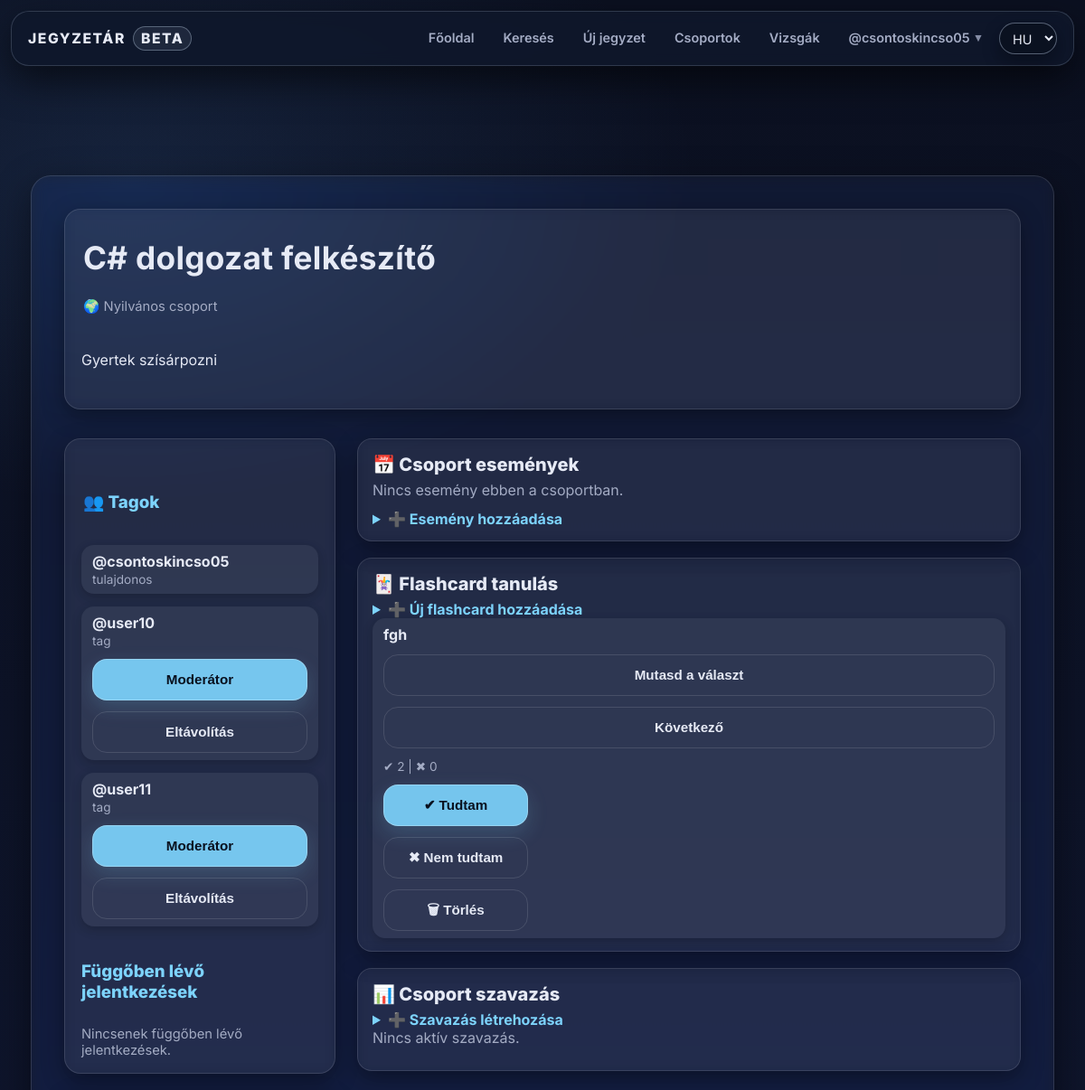
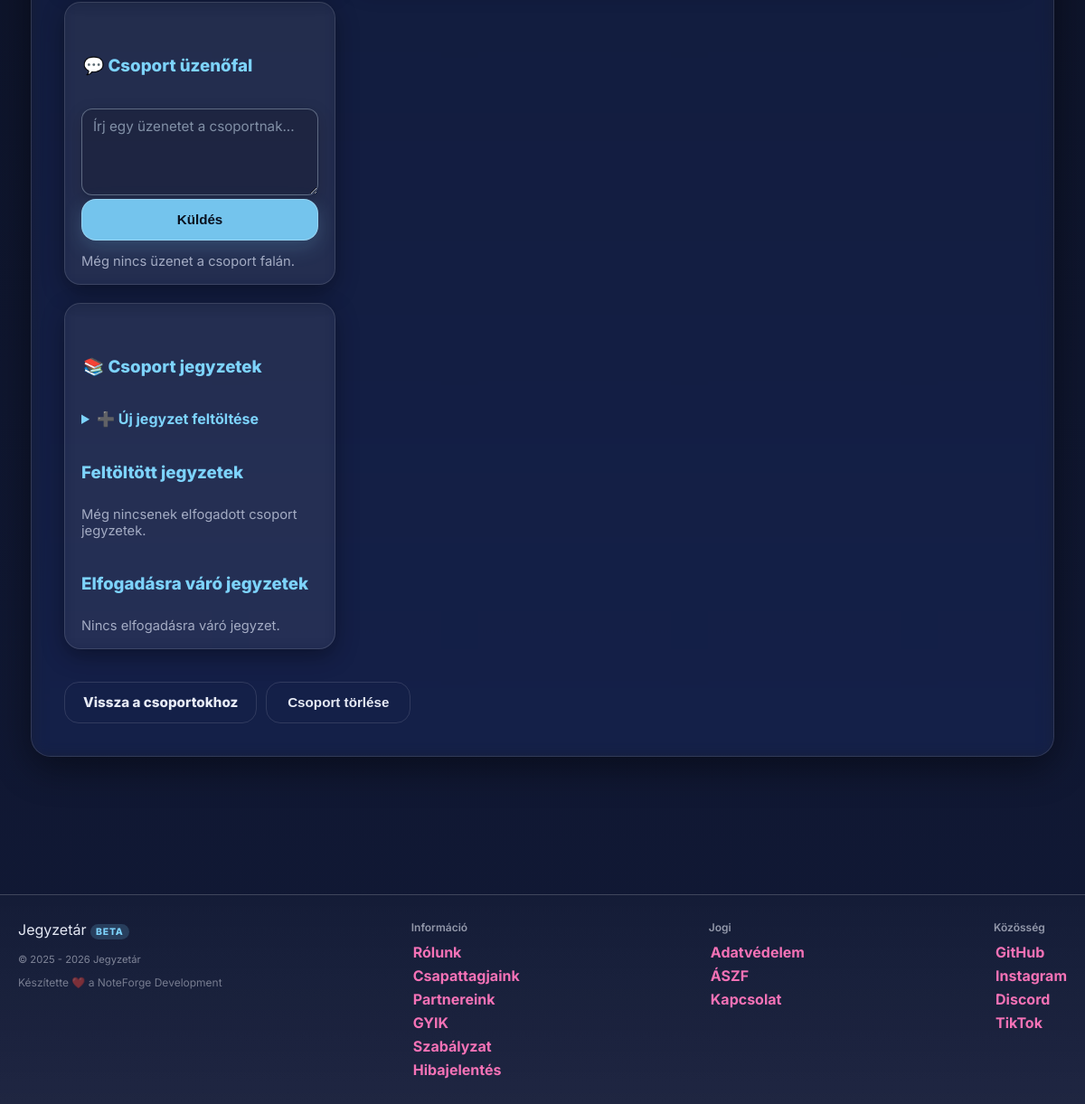
The app's page /group.php?id=2 (signed in) with its own data (2 pictures, top to bottom).
### tables this page shows
CREATE TABLE `users` (
  `id` int(11) NOT NULL,
  `lastname` varchar(100) DEFAULT NULL,
  `firstname` varchar(100) DEFAULT NULL,
  `username` varchar(50) NOT NULL,
  `birthdate` date DEFAULT NULL,
  `gender` varchar(10) DEFAULT NULL,
  `email` varchar(50) NOT NULL,
  `profile_picture` varchar(255) DEFAULT NULL,
  `password` varchar(255) NOT NULL,
  `security_question` varchar(255) NOT NULL,
  `security_answer` varchar(255) NOT NULL,
  `admin` tinyint(1) NOT NULL,
  `teacher` tinyint(1) DEFAULT NULL,
  `registration_date` datetime DEFAULT NULL,
  `language` varchar(5) NOT NULL DEFAULT 'hu',
  `oauth_provider` varchar(20) DEFAULT NULL,
  `oauth_sub` varchar(191) DEFAULT NULL,
  `email_verified` tinyint(1) NOT NULL DEFAULT 0,
  `bio` text DEFAULT NULL,
  `profile_theme` varchar(32) NOT NULL DEFAULT 'default',
  `twofa_enabled` tinyint(1) NOT NULL DEFAULT 0,
  `used_reg_code` varchar(64) DEFAULT NULL,
  `used_reg_code_at` datetime DEFAULT NULL,
  `show_fullname` tinyint(1) NOT NULL DEFAULT 1,
  `show_email` tinyint(1) NOT NULL DEFAULT 0,
  `show_birthdate` tinyint(1) NOT NULL DEFAULT 0
);

CREATE TABLE `groups` (
  `id` int(11) NOT NULL,
  `name` varchar(100) NOT NULL,
  `description` text DEFAULT NULL,
  `owner_id` int(11) NOT NULL,
  `is_private` tinyint(1) NOT NULL DEFAULT 0,
  `created_at` datetime NOT NULL DEFAULT current_timestamp(),
  `reviewed_at` datetime DEFAULT NULL,
  `reviewed_by` int(11) DEFAULT NULL,
  `status` enum('pending','approved','rejected') NOT NULL DEFAULT 'pending'
);

CREATE TABLE `group_members` (
  `id` int(11) NOT NULL,
  `group_id` int(11) NOT NULL,
  `user_id` int(11) NOT NULL,
  `role` enum('owner','moderator','member') NOT NULL DEFAULT 'member',
  `status` enum('accepted','pending') NOT NULL DEFAULT 'accepted',
  `joined_at` datetime NOT NULL DEFAULT current_timestamp()
);

CREATE TABLE `group_flashcards` (
  `id` int(11) NOT NULL,
  `group_id` int(11) NOT NULL,
  `created_by` int(11) NOT NULL,
  `question` text NOT NULL,
  `answer` text NOT NULL,
  `created_at` datetime NOT NULL,
  `correct_count` int(11) NOT NULL DEFAULT 0,
  `wrong_count` int(11) NOT NULL DEFAULT 0
);

### group.php (the view, shortened to what the rows shown need)
<?php
    require "assets/php/db.php";
    require "assets/php/lang.php";
    require_once "assets/php/functions.php";
    require "assets/php/group_init.php";
    require "assets/php/group_actions.php";
    $hiba_uzenet = "";
?>
<!DOCTYPE html>
<html lang="<?= $lang ?>">
<head>
    <link rel="stylesheet" href="assets/css/styles.css">
</head>
<body>
<?php include 'assets/php/navbar.php'; ?>
<div class="content-wrapper">
    <?php include "assets/php/ads.php"; ?>
    <div class="main">
        <section class="card" style="width:100%; max-width:100%; overflow:hidden;">
            <div class="section-titlebar">
                <div>
                    <h1><?= htmlspecialchars($csoport_nev) ?></h1>
                    <p class="entry-meta">
                        <?php if ($privat == 1): ?>
                            🔒 Privát csoport
                        <?php else: ?>
                            🌍 Nyilvános csoport
                        <?php endif; ?>
                    </p>
                </div>
            </div>
            <?php if ($csoport_leiras != ""): ?>
                <p><?= nl2br(htmlspecialchars($csoport_leiras)) ?></p>
            <?php else: ?>
                <p class="entry-meta">Ehhez a csoporthoz még nincs leírás megadva.</p>
            <?php endif; ?>
        </section>
        <div class="layout">
            <div>
                <section class="card" style="width:100%; max-width:100%; overflow:hidden;">
                    <?php if ($hiba_uzenet == "" && ($aktualis_felhasznalo_tag || $aktualis_felhasznalo_tulaj)): ?>
                        <?php
                            $tagok_lekerdezes = db_query(
                                $conn,
                                "SELECT group_members.*, users.username
                                 FROM group_members, users
                                 WHERE group_members.user_id = users.id
                                 AND group_members.group_id = ?
                                 AND group_members.status = 'accepted'",
                                "i",
                                [$csoport_id]
                            );
                        ?>
                        <?php if ($tagok_lekerdezes && $tagok_lekerdezes->num_rows > 0): ?>
                            <div style="display:grid; gap:14px;">
                                <?php while ($egy_tag = $tagok_lekerdezes->fetch_assoc()):
									$tag_id = $egy_tag['user_id'];
									$tag_nev = $egy_tag['username'];
									if ($egy_tag['role'] == "owner") {
										$tag_szerep = "tulajdonos";
									} elseif ($egy_tag['role'] == "moderator") {
										$tag_szerep = "moderátor";
									} else {
										$tag_szerep = "tag";
}
								?>
									<article class="mini-card" style="display:block; width:100%; max-width:100%; min-width:0; overflow:hidden;">
										<div class="mini-main" style="min-width:0;">
											<h4 class="mini-title" style="overflow-wrap:anywhere;">@<?= htmlspecialchars($tag_nev) ?></h4>
											<p class="mini-meta"><?= htmlspecialchars($tag_szerep) ?></p>
										</div>
										<?php if ($aktualis_felhasznalo_tulaj && $tag_id != $tulaj_id): ?>
										    <?php if ($egy_tag['role'] == 'member'): ?>
												<form method="post" style="margin-top:12px;">
													<button type="submit" name="moderator_add" class="btn-cta" style="width:100%; min-width:0;">
														Moderátor
													</button>
												</form>
											<?php endif; ?>
											<form method="post" style="margin-top:12px;">
												<button type="submit" name="remove_member" class="btn-ghost" style="width:100%; min-width:0;">
													Eltávolítás
												</button>
											</form>
										<?php endif; ?>
									</article>
								<?php endwhile; ?>
                            </div>
                        <?php else: ?>
                            <p class="entry-meta">Még nincsenek tagok ebben a csoportban.</p>
                        <?php endif; ?>
                    <?php else: ?>
                        <p class="entry-meta">A tagok listája csak tagok és a tulajdonos számára elérhető.</p>
                    <?php endif; ?>
                </section>
				<br>
                <?php if ($hiba_uzenet == "" && ($aktualis_felhasznalo_tag || $aktualis_felhasznalo_tulaj)): ?>
					<br>
                <?php endif; ?>
            </div>
            <aside class="sidebar">
                <section class="sidebar-card">
                    <h2 class="sidebar-title">📅 Csoport események</h2>
                </section>
                <?php if ($hiba_uzenet == "" && ($aktualis_felhasznalo_tag || $aktualis_felhasznalo_tulaj)): ?>
                    <section class="sidebar-card" id="flashcards">
                        <h2 class="sidebar-title">🃏 Flashcard tanulás</h2>
                        <?php
                            $flashcards = $conn->query("
                                SELECT * FROM group_flashcards
                                WHERE group_id = '$csoport_id'
                                ORDER BY RAND()
                                LIMIT 1
                            ");
                        ?>
                        <?php if ($flashcards && $flashcards->num_rows > 0): ?>
                            <?php $fc = $flashcards->fetch_assoc(); ?>
                            <article class="mini-card">
                                <div class="mini-main">
                                    <h4 class="mini-title"><?= htmlspecialchars($fc['question']) ?></h4>
                                    <div class="auth-actions" style="margin-top:12px;">
                                        <button type="button" class="btn-ghost" onclick="showAnswer()">Mutasd a választ</button>
                                        <button type="button" class="btn-ghost" onclick="nextCard()">Következő</button>
                                    </div>
                                    <div class="mini-meta" style="margin-top:12px;">
                                        ✔ <?= (int)$fc['correct_count'] ?> |
                                        ✖ <?= (int)$fc['wrong_count'] ?>
                                    </div>
                                    <div class="auth-actions" style="margin-top:12px;">
                                        <form method="post">
                                            <button type="submit" name="flashcard_mark" value="correct" class="btn-cta">✔ Tudtam</button>
                                        </form>
                                        <form method="post">
                                            <button type="submit" name="flashcard_mark" value="wrong" class="btn-ghost">✖ Nem tudtam</button>
                                        </form>
                                        <?php if ($aktualis_felhasznalo_tulaj || $aktualis_felhasznalo_moderator): ?>
                                            <form method="post">
                                                <button type="submit" name="flashcard_delete" class="btn-ghost">🗑 Törlés</button>
                                            </form>
                                        <?php endif; ?>
                                    </div>
                                </div>
                            </article>
                        <?php else: ?>
                            <p class="sidebar-meta">Nincs flashcard ebben a csoportban.</p>
                        <?php endif; ?>
                    </section>
                <?php endif; ?>
                <section class="sidebar-card">
                    <h2 class="sidebar-title">📊 Csoport szavazás</h2>
                </section>
            </aside>
        </div>
    </div>
</div>
</body>
</html>

### assets/php/navbar.php (shortened to what the rows shown need)
<?php
	require_once "assets/php/premium.php";
    $isLoggedIn = false;
    $currentUsername = null;
    if (isset($_COOKIE['id']) && ctype_digit($_COOKIE['id'])) {
        $isLoggedIn = true;
        $userid = (int)$_COOKIE['id'];
        $stmt = $conn->prepare("SELECT * FROM users WHERE id = ? LIMIT 1");
        $stmt->bind_param("i", $userid);
        $stmt->execute();
        $res = $stmt->get_result();
        if ($res && $res->num_rows === 1) {
            $user = $res->fetch_assoc();
            $currentUsername = $user['username'];
        } else {
            setcookie("id", "", time() - 3600, "/");
            $isLoggedIn = false;
        }
    }
?>
<nav class="navbar">
    <div class="navbar-content">
        <ul class="nav-links">
            <?php if ($isLoggedIn && $currentUsername): ?>
                <li class="nav-item-has-dropdown">
                    <a href="#" class="nav-account-link">
                        <?= $isLoggedIn && $currentUsername ? '@'.htmlspecialchars($currentUsername) : t('nav_login') ?>
                        <span class="nav-account-chevron">▾</span>
                    </a>
                </li>
            <?php else: ?>
                <li><a href="reglog.php?mode=login"><?= t('nav_login') ?></a></li>
            <?php endif; ?>
        </ul>
    </div>
</nav>

### records on screen
users: username "csontoskincso05"
groups: name "C# dolgozat felkészítő", description "Gyertek szísárpozni"
group_members: user.username "csontoskincso05", role "tulajdonos"
group_members: user.username "user10", role "tag"
group_members: user.username "user11", role "tag"
group_flashcards: question "fgh", correct_count "2", wrong_count "0"

### other values on screen
t('nav_home') "Főoldal"
t('nav_search') "Keresés"
t('nav_upload') "Új jegyzet"
t('nav_groups') "Csoportok"
t('nav_exams') "Vizsgák"
t('footer_built_with') "Készítette ❤️ a NoteForge Development"
t('footer_group_info') "Információ"
t('footer_link_about') "Rólunk"
t('footer_link_team') "Csapattagjaink"
t('footer_link_partners') "Partnereink"
t('footer_link_faq') "GYIK"
t('footer_link_rules') "Szabályzat"
t('footer_link_report') "Hibajelentés"
t('footer_group_legal') "Jogi"
t('footer_link_privacy') "Adatvédelem"
